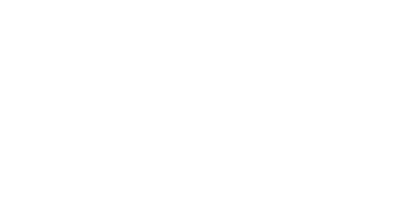
Frame 1 (no input)
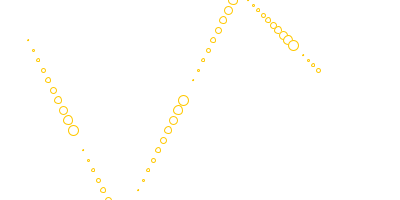
Frame 60 (the mouse pressed at the canvas centre just before this capture)
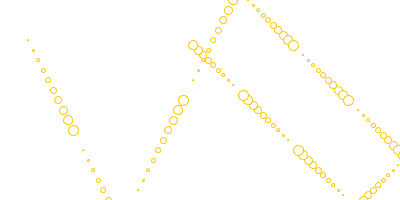
Frame 120 (the mouse held since frame 60 and released just before this capture)

The Processing sketch that drew these frames (run headless with seeded random() and noise(); from frame 60 on, the mouse is pressed at the canvas centre):

// Processing sketch: processing_110827
// ── processing_110827.pde

void setup() {
  size(400, 200);
  background(255);
  smooth();
}
 
int ballposX=18;
int ballposY=20;
int ballspeedX=5;
int ballspeedY=10;
int t;
 
void draw() {
 
  ballposX=ballposX+ballspeedX;
  if(ballposX>width){
   ballspeedX-=5;
  }

  
  if(ballposX<0){
  ballspeedX=5;
  }
  
  ballposY=ballposY+ballspeedY;
  if(ballposY>height){
   ballspeedY=ballspeedY-=5;
  }
  if(ballposY<0){
  ballspeedY=5;
  }
  
  
  stroke(300,200,0);
  strokeWeight(1);
  ellipse(ballposX,ballposY,t,t);
     t++;
    if (t > 10) {
      t = 0;
}

}
